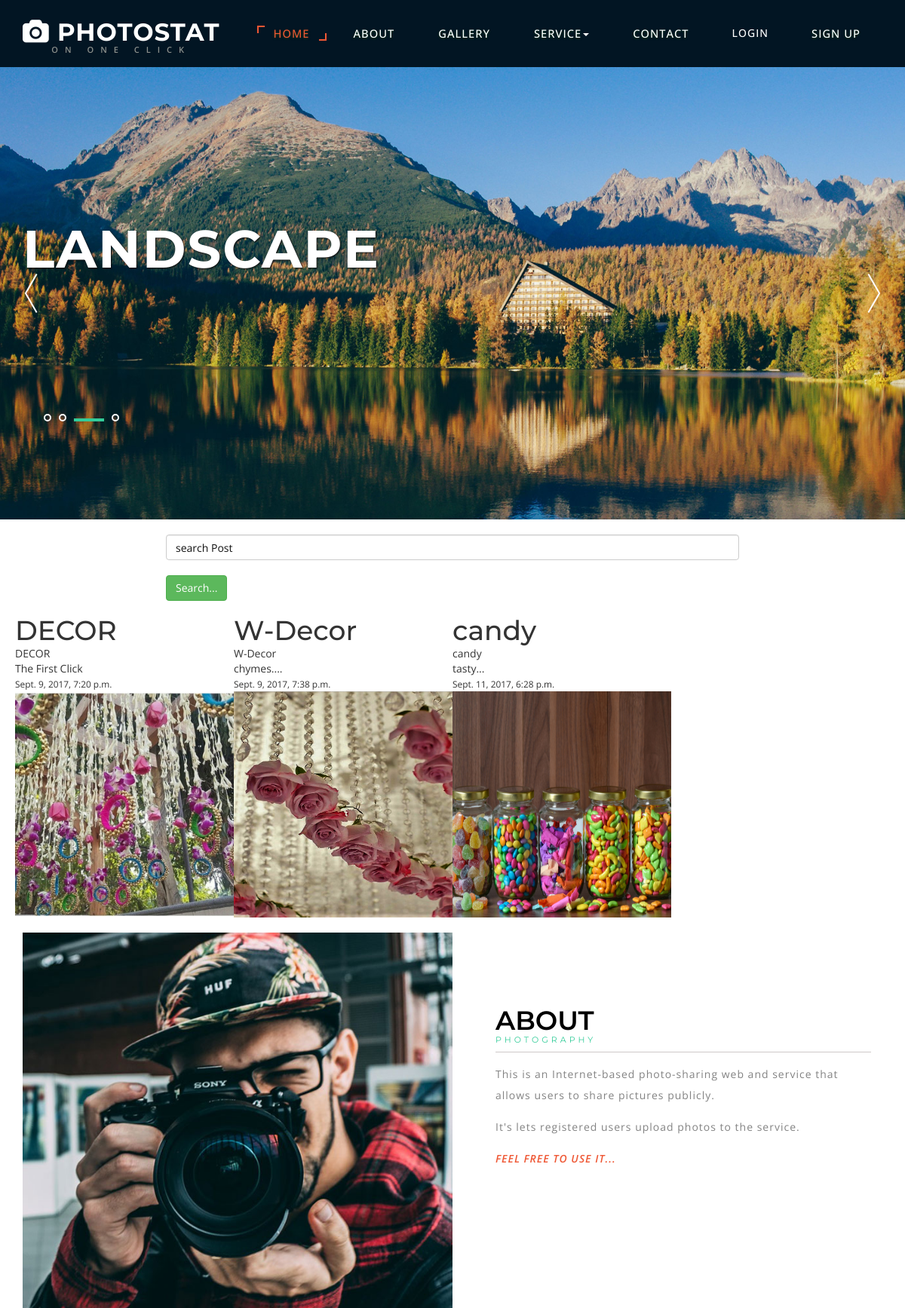
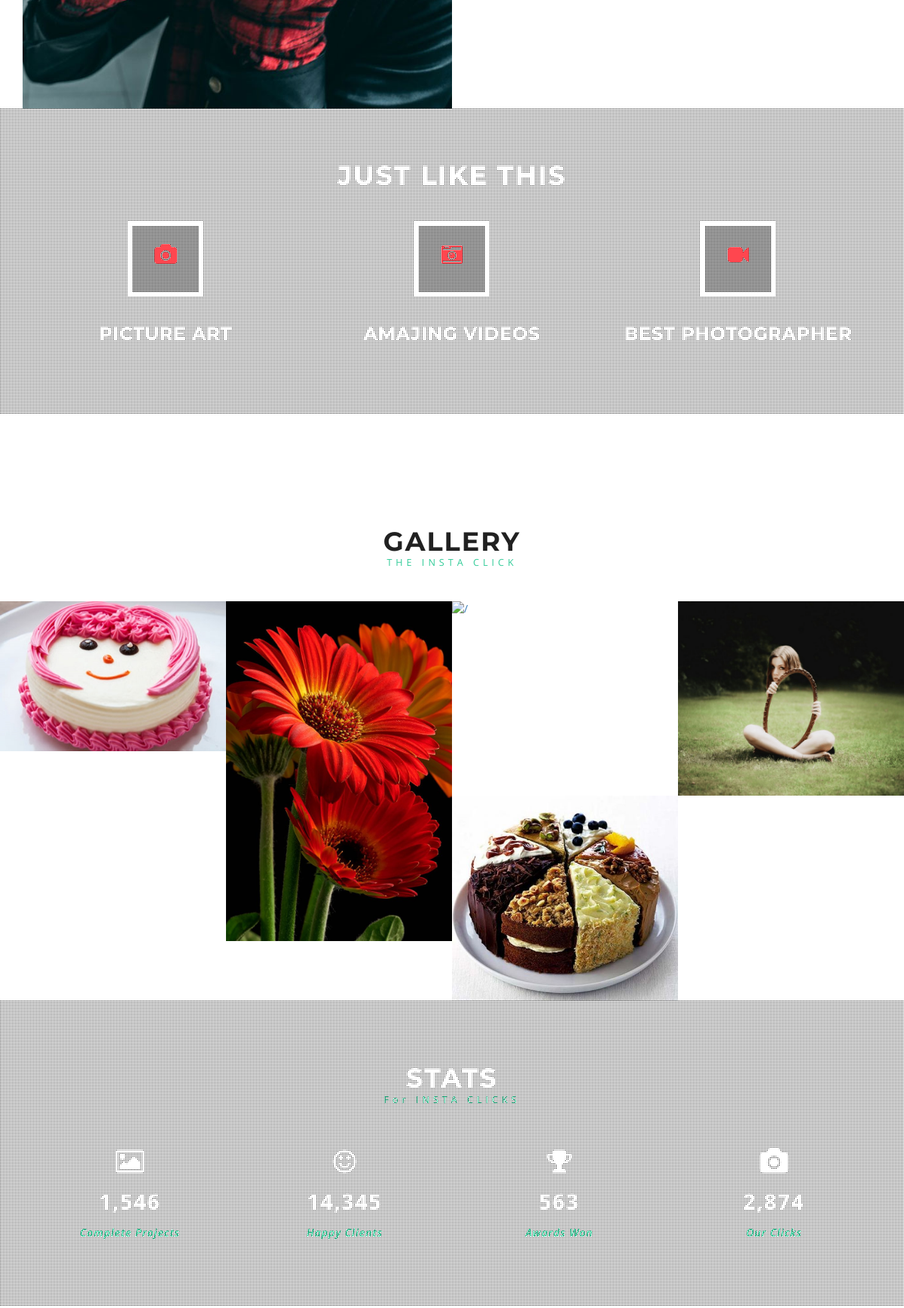
The page / (upper part) on the database its author committed (2 pictures, top to bottom).
### main/models.py (models this page shows, shortened)
class Post(models.Model):
    title = models.CharField(max_length=100)
    text = models.TextField()
    created_at = models.DateTimeField(default=timezone.now)
    image = models.ImageField(upload_to='posts', default='media/default.jpg')
    likes = models.IntegerField(default=0)
    def __str__(self):
        return self.title

### main/views.py (the view)
# urls.py: url(r'^$',views.post,name='post'),
def post(request):
    context = {'post': Post.objects.all()}
    return render(request, "post.html", context)

### templates/post.html (shortened to what this page needs)
{% extends 'base.html' %}
{% load crispy_forms_tags %}
{% block content %}
        <div class="col-md-8 col-md-offset-2" style="padding: 20px;">
                    <input class="form-control" type="text" placeholder="search Post"><br>
                    <button class="btn btn-success" id="btnsearch">Search...</button>
        </div>
                <div style="padding:20px">
            {% for post in post %}
                <div class="col-md-3 gallery-grid gallery1">
                    <h1> {{ post }}</h1>
                    <div class=" ">
                        {{ post.title }}
                    </div>
                    <p class="bottom-left">{{ post.text }}</p>
                    <small>{{ post.created_at }}</small>
                <a href="{{  post.image.url  }}" class="swipebox">
                    <image src="{{ post.image.url }}" height="300px" width="300px"/><p>
                </a><p>&nbsp&nbsp&nbsp&nbsp</p>
                </div>
            {% endfor %}
        </div>
{% endblock %}

### templates/base.html (shortened to what this page needs)
<!DOCTYPE html>
<html lang="zxx">
{% load static %}
<head>
<link href="{% static 'css/bootstrap.css'%}" rel="stylesheet" type="text/css" media="all" />
<link href="{% static 'css/JiSlider.css'%}" rel="stylesheet">
<link href="{% static 'css/style.css'%}" rel="stylesheet" type="text/css" media="all" />
<link href="{% static 'css/font-awesome.css'%}" rel="stylesheet">
</head>
<body>
<div class="banner-top">
	<div class="w3_navigation">
		<div class="container">
			<nav class="navbar navbar-default">
				<div class="navbar-header navbar-left">
					<h1><a class="navbar-brand" href="base.html"><i class="fa fa-camera" aria-hidden="true"></i> Photostat  <p class="logo_w3l_agile_caption">On one Click</p></a></h1>
				</div>
				<div class="collapse navbar-collapse navbar-right" id="bs-example-navbar-collapse-1">
					<nav class="menu menu--iris">
						<ul class="nav navbar-nav menu__list">
							<li class="menu__item menu__item--current"><a href="base.html" class="menu__link">Home</a></li>
							<li class="menu__item"><a href="#about" class="menu__link scroll">ABOUT</a></li>
                            <li class="menu__item"><a href="#gallery" class="menu__link scroll">GALLERY</a></li>
							<li class="dropdown menu__item">
								<a href="#" class="dropdown-toggle menu__link" data-toggle="dropdown">SERVICE<b class="caret"></b></a>
							</li>
							<li class="menu__item"><a href="#contact" class="menu__link scroll">CONTACT  </a></li>
                            {% if user.is_authenticated %}
                                    <li><a class="menu__item" class="menu__link scroll" href="{% url 'logout' %}?next=custom_logout/">Logout</a></li>
                                    {% else %}
                                    <li><a class="menu__item" class="menu__link scroll" href="{% url 'login' %}">Login</a></li>
									{% endif %}
                             <li class="menu__item"><a class="menu__link scroll" onclick="window.location='signup.html'">SIGN UP</a></li>
						</ul>
					</nav>
				</div>
			</nav>
		</div>
	</div>
	<div class="banner-silder">
		<div id="JiSlider" class="jislider">
			<ul>
				<li>
						<div class="w3layouts-banner-top w3layouts-banner-top2">
							<div class="container">
								<div class="agileits-banner-info">
									<h3>Landscape</h3>
								</div>
							</div>
						</div>
					</li>
			</ul>
		</div>
      </div>
</div>
{% block content %}
{% endblock %}
<div class="about" id="about">
	<div class="container">
		<div class="about-main">
			<div class="col-md-6 about-left_w3ls_img">
			</div>
			<div class="col-md-6 about-right_w3ls">
		  <div class="about-top_agile_its">
			<h2>About </h2>
			<h5>Photography</h5>
              <p>This is an Internet-based photo-sharing web and service that allows users to share pictures publicly.</p>
              <p>It's lets registered users upload photos to the service.</p>
			  <span>FEEL FREE TO USE IT...</span>
	  </div>
	   </div>
    </div>
</div>
	<div class="banner-bottom jarallax" id="services">
		   <div class="agile_overlay">
		     <div class="container">
			<div class="agileits_heading_section">
				<h3 class="wthree_head two">JUST LIKE THIS</h3>
			</div>
			<div class="inner_w3l_agile_grids">
				<div class="col-md-4 w3ls_banner_bottom_grid">
					<div class="w3l_banner_bottom_grid1">
						<i class="fa fa-camera fa-spin" aria-hidden="true"></i>
					</div>
					<h4>PICTURE ART</h4>
				</div>
				<div class="col-md-4 w3ls_banner_bottom_grid">
					<div class="w3l_banner_bottom_grid1">
						<i class="fa fa-camera-retro fa-spin" aria-hidden="true"></i>
					</div>
					<h4>AMAJING VIDEOS</h4>
				</div>
				<div class="col-md-4 w3ls_banner_bottom_grid">
					<div class="w3l_banner_bottom_grid1">
						<i class="fa fa-video-camera fa-spin" aria-hidden="true"></i>
					</div>
					<h4>BEST PHOTOGRAPHER</h4>
				</div>
				<div class="clearfix"> </div>
			</div>
		</div>
		</div>
</div>
<div class="gallery" id="gallery">
	 <div class="agileits_heading_section">
				<h3 class="wthree_head">Gallery</h3>
				<p class="w3l_sub_para_agile">THE INSTA CLICK</p>
			</div>
			    <div class="inner_w3l_agile_grids">
				<div class="col-md-3 gallery-grid gallery1">
					<a href="{% static  'img/img1.jpg'%}" class="swipebox"><img src="{% static 'img/img1.jpg'%}" class="img-responsive" alt="/">
                    </a>
				</div>
                    <div class="inner_w3l_agile_grids">
				<div class="col-md-3 gallery-grid gallery1">
					<a href="{% static  'img/img2.jpg'%}" class="swipebox"><img src="{% static 'img/img2.jpg'%}"  class="img-responsive" alt="/">
                    </a>
				</div>
                <div class="inner_w3l_agile_grids">
				<div class="col-md-3 gallery-grid gallery1">
					<a href="{% static  'img/img3.jpg'%}" class="swipebox"><img src="{% static 'img/img3.jpg'%}" class="img-responsive" alt="/">
                    </a>
				</div>
                <div class="inner_w3l_agile_grids">
				<div class="col-md-3 gallery-grid gallery1">
					<a href="{% static  'img/img4.png'%}" class="swipebox"><img src="{% static 'img/img4.png'%}" class="img-responsive" alt="/">
                    </a>
				</div>
                <div class="inner_w3l_agile_grids">
				<div class="col-md-3 gallery-grid gallery1">
					<a href="{% static  'img/img5.jpg'%}" class="swipebox"><img src="{% static 'img/img5.jpg'%}" class="img-responsive" alt="/">
                    </a>
				</div>
			</div>
		</div>
	</div>
	<div class="stats jarallax" id="stats">
	  <div class="agile_overlay2">
	    <div class="container">
		<div class="agileits_heading_section">
				<h3 class="wthree_head two">Stats</h3>
				<p class="w3l_sub_para_agile">For INSTA CLICKS</p>
			</div>
			<div class="inner_w3l_agile_grids">
		<div class="col-md-3 w3layouts_stats_left w3_counter_grid">
		    <i class="fa fa-picture-o " aria-hidden="true"></i>
			<p class="counter">1,546</p>
			<h3>Complete Projects</h3>
		</div>
		<div class="col-md-3 w3layouts_stats_left w3_counter_grid1">
		    <i class="fa fa-smile-o" aria-hidden="true"></i>
			<p class="counter">14,345</p>
			<h3>Happy Clients</h3>
		</div>
		<div class="col-md-3 w3layouts_stats_left w3_counter_grid2">
		<i class="fa fa-trophy" aria-hidden="true"></i>
			<p class="counter">563</p>
			<h3>Awards Won</h3>
		</div>
		<div class="col-md-3 w3layouts_stats_left w3_counter_grid3">
		<i class="fa fa-camera" aria-hidden="true"></i>
			<p class="counter">2,874</p>
			<h3>Our Clicks</h3>
		</div>
		<div class="clearfix"> </div>
	</div>
   </div>
</div>
</div>
<link rel="stylesheet" href="{% static 'css/swipebox.css'%}">
</body>
</html>

### main/static/css/JiSlider.css (style rules this page uses)
#JiSlider { width: 100%; height: 100%; }
.jislider ul { height: 100%; margin: 0; padding: 0; position: relative; list-style-type: none; }
.jislider ul li { position: relative; height: 100%; float: left; overflow: hidden; }

### rows shown on the page
Post: title "DECOR", text "The First Click", created_at "Sept. 9, 2017, 7:20 p.m.", image (picture)
Post: title "W-Decor", text "chymes....", created_at "Sept. 9, 2017, 7:38 p.m.", image (picture)
Post: title "candy", text "tasty...", created_at "Sept. 11, 2017, 6:28 p.m.", image (picture)
